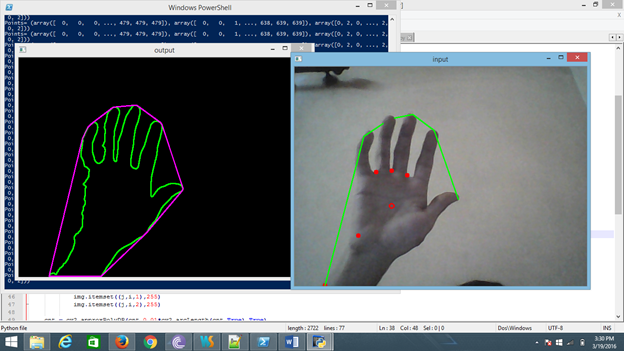
#> input picture Working Images/Hand Gesture Recognition.png, 624 x 352 px, given in place of the camera
$ python gesture.py   (older library calls are emulated)
#> lines starting #> are read from the running program, lines starting #| are printed output that depends on the picture; after the words box and inside, x2 and y2 are one past the last pixel; in counts of white or black regions, pixels touching at a corner belong together
import cv2
import numpy as np

cap = cv2.VideoCapture(0)
while( cap.isOpened() ) :
    ret,img = cap.read()
#> img is the input picture: shape (352, 624, 3); mean B, G, R 123.4, 119.8, 113.6
    gray = cv2.cvtColor(img,cv2.COLOR_BGR2GRAY)
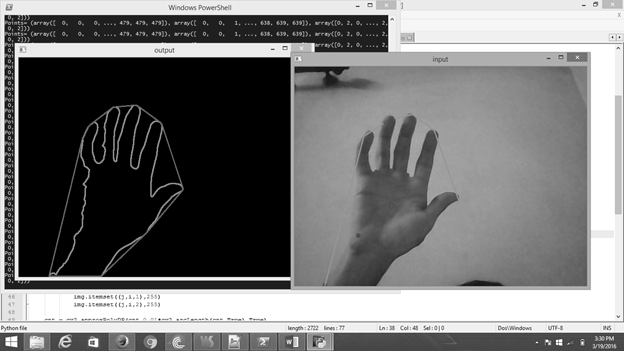
#> gray: shape (352, 624); min 0, max 255, mean 118.3
    blur = cv2.GaussianBlur(gray,(5,5),0)
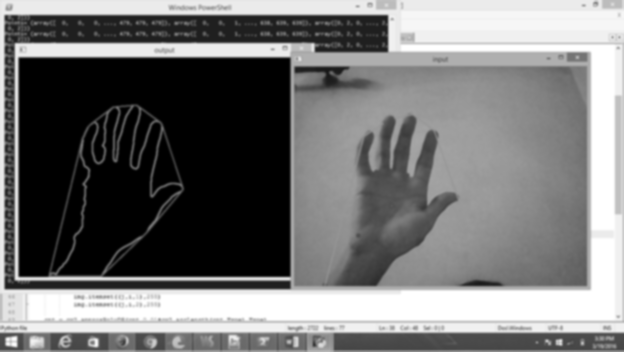
#> blur: shape (352, 624); min 0, max 255, mean 118.2
    ret,thresh1 = cv2.threshold(blur,70,255,cv2.THRESH_BINARY_INV+cv2.THRESH_OTSU)
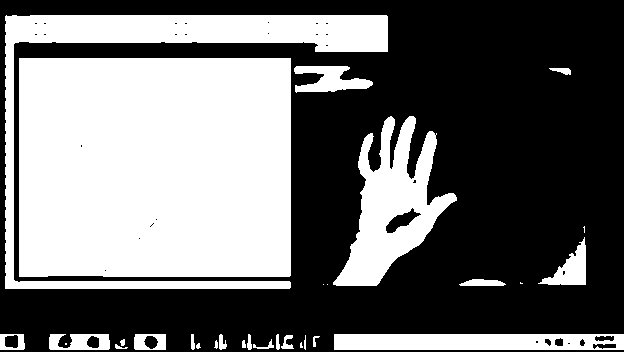
#> thresh1: shape (352, 624); 42.5% white; 30 white regions (6 under 20 px)
#> ret = 106

    _, contours, hierarchy = cv2.findContours(thresh1,cv2.RETR_TREE,cv2.CHAIN_APPROX_SIMPLE)
#> contours = 66 contours, 40 with area under 20; largest, box (x1, y1, x2, y2) and area: (19, 58, 291, 277) 59022, (5, 15, 388, 289) 14746, (333, 116, 457, 286) 9240, (334, 334, 624, 350) 4335, (294, 66, 373, 93) 1119
    drawing = np.zeros(img.shape,np.uint8)

    max_area=0

    for i in range(len(contours)):
            cnt=contours[i]
            area = cv2.contourArea(cnt)
            if(area>max_area):
                max_area=area
                ci=i
#> this loop made 66 passes
#> (cnt, area, max_area) on pass 12: ([[334, 334], [334, 349], [623, 349], [623, 334]], 4335, 4335)
#> (area, max_area) on passes 7, 11, 37, 42: (37.5, 37.5), (68.5, 68.5), (9239.5, 9239.5), (59022.5, 59022.5)
#> after the loop, ci = 41; max_area = 59022.5
    cnt=contours[ci]
#> cnt = contour of 9 points, box (x1, y1, x2, y2) (19, 58, 291, 277), area 59022
    hull = cv2.convexHull(cnt)
#> hull = [[290, 58], [290, 275], [289, 276], [19, 276], [19, 58]]
    prev_hull = cv2.convexHull(cnt)
#> prev_hull has the same summary as hull
    prev_cnt = cnt
#> prev_cnt has the same summary as cnt
    moments = cv2.moments(cnt)
#> moments = moments, m00 59022.5, centre m10/m00, m01/m00 = (154.6, 166.9)
    if moments['m00']!=0:
                cx = int(moments['m10']/moments['m00']) # cx = M10/M00
#> cx = 154
                cy = int(moments['m01']/moments['m00']) # cy = M01/M00
#> cy = 166

    centr=(cx,cy)
#> centr = (154, 166)
    cv2.circle(img,centr,5,[0,0,255],2)
#> img: shape (352, 624, 3); 0.04% of pixels changed, all inside (x1, y1, x2, y2) = (148, 160, 161, 173)
    cv2.drawContours(drawing,[cnt],0,(0,255,0),2)
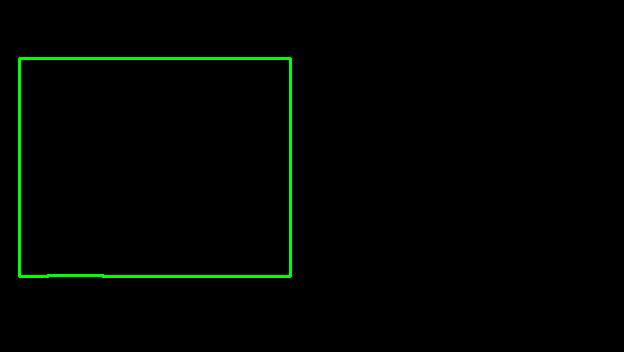
#> drawing: shape (352, 624, 3); mean of channels 0, 1, 2 0, 3.4, 0; drawn as B, G, R
    cv2.drawContours(drawing,[hull],0,(255,0,255),2)
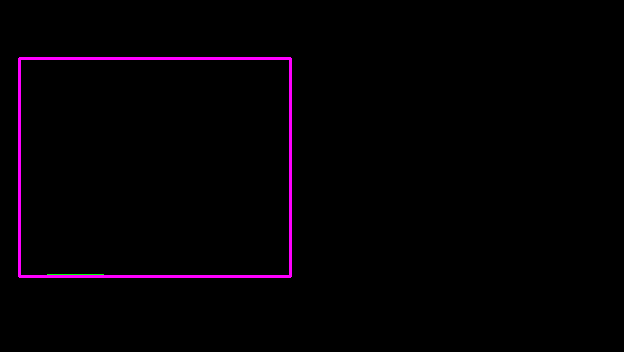
#> drawing: shape (352, 624, 3); 1.33% of pixels changed, all inside (x1, y1, x2, y2) = (18, 57, 292, 278); drawn as B, G, R

    cnt = cv2.approxPolyDP(cnt,0.01*cv2.arcLength(cnt,True),True)
#> cnt = [[19, 58], [19, 276], [290, 275], [290, 58]]
    hull = cv2.convexHull(cnt,returnPoints = False)
#> hull = [3, 2, 1, 0]

    if(1):
               defects = cv2.convexityDefects(cnt,hull)
               mind=0
               maxd=0
#> (the run stopped early here; a loop or call above may not have finished)
